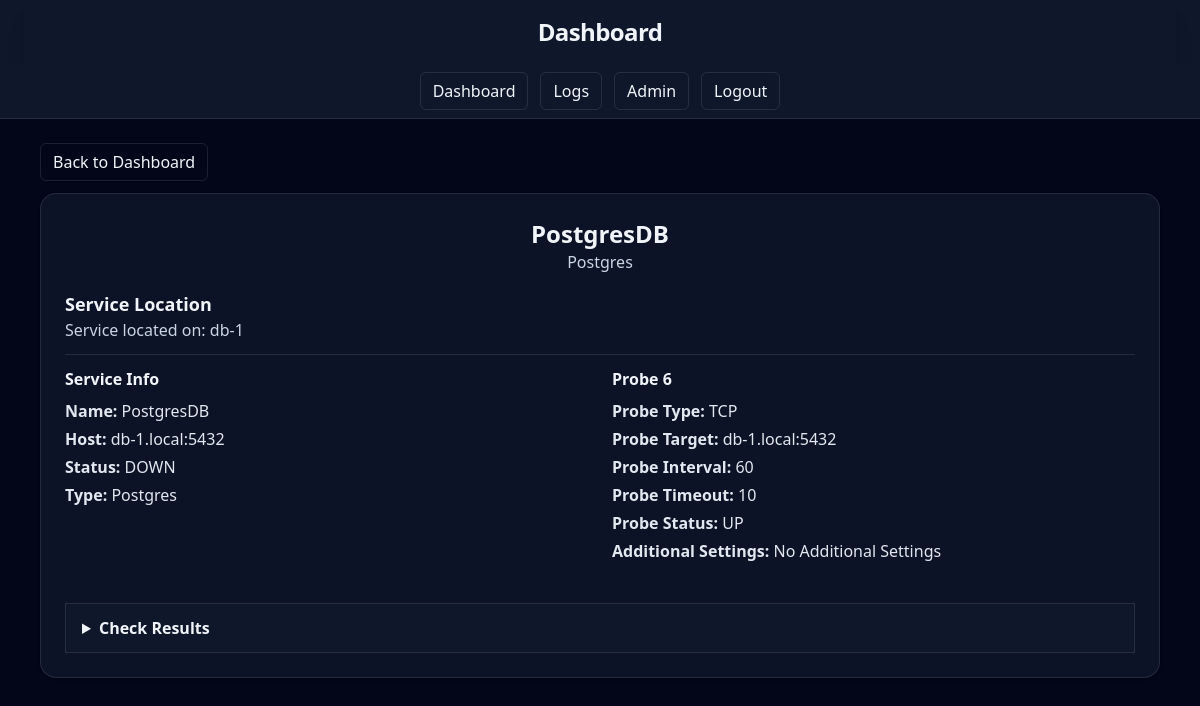
Page /dashboard/6 on the committed database.
### monitoring/models.py (models this page shows, shortened)
class Service(models.Model):
    STATUS_CHOICES = (
        ("UP", 'Up'),
        ("DOWN", 'Down'),
        ("UNKNOWN", 'Unknown'),
    )
    server = models.ForeignKey(Server, on_delete=models.PROTECT, related_name='services')
    type = models.ForeignKey(ServiceType, on_delete=models.PROTECT, related_name='services')
    name = models.CharField(max_length=128)
    hostname = models.CharField(max_length=255)
    port = models.PositiveIntegerField()
    status = models.CharField(max_length=16,choices=STATUS_CHOICES, default="UNKNOWN", blank=True)
    config = models.JSONField(default=dict, blank=True)
    created_at = models.DateTimeField(auto_now_add=True)

class ServiceType(models.Model):
    name = models.CharField(max_length=255,unique=True)
    description = models.TextField(blank=True)
    def __str__(self):
        return self.name

class Server(models.Model):
    hostname = models.CharField(max_length=255, unique=True)
    ip_address = models.GenericIPAddressField()
    location = models.CharField(max_length=255,blank=True)
    os = models.CharField(max_length=128,blank=True)
    created_at = models.DateTimeField(auto_now_add=True)

class Probe(models.Model):
    service = models.ForeignKey(Service, on_delete=models.CASCADE, related_name='probes')
    probe_type = models.CharField(max_length=16)  # Some types can be ping, TCP, HTTP, etc
    target = models.CharField(max_length=512)     # Depends on the type of probe. For HTTP, it can be the URL, host:port for others
    interval_seconds = models.PositiveIntegerField(default=30)      # Time between "Heartbeats"
    timeout_seconds = models.PositiveIntegerField(default=5)        # Time before assuming some sort of connection error
    enabled = models.BooleanField(default=True)
    settings = models.JSONField(default=dict, blank=True)
    created_at = models.DateTimeField(auto_now_add=True)

### monitoring/views.py (the view)
# urls.py: path('dashboard/<int:primary_key>',ServiceDetailView.as_view(),name='service-detail')
class ServiceDetailView(View):
    def get(self, request, primary_key):
        service = get_object_or_404(Service, pk=primary_key)
        service_type = service.type
        server = service.server
        probe = service.probes.all()
        check_results = []
        for result in probe:
            check_results.append(result.results.all())
        return render(
            request,
            'monitoring_view/server_details.html',
            {
                'service': service,
                'service_type': service_type,
                'server': server,
                'probe': probe,
                'check_results': (
                    CheckResult.objects.filter(probe__service=service).select_related('probe').order_by('-timestamp')
                )
            }
        )

### templates/monitoring_view/server_details.html (shortened to what this page needs)
{% extends "base.html" %}
{% block main_content %}
    <a href="{% url 'dashboard' %}"
       class="inline-flex items-center rounded-md border border-white/10 px-3 py-1.5 hover:bg-slate-800">Back to
        Dashboard</a>
    <article class="mt-3 rounded-2xl border border-white/10 bg-slate-900/80 p-6 shadow">
        <header class="mb-4 text-center">
            <h2 class="m-0 text-2xl font-semibold">{{ service.name }}</h2>
            <h3 class="m-0 text-slate-300">{{ service_type.name }}</h3>
        </header>
        <section>
            <h3 class="mb-0 text-lg font-semibold">Service Location</h3>
            <h4 class="mt-0 text-slate-300">Service located on: {{ server.hostname }}</h4>
            <hr class="my-3 border-white/10">
            <div class="grid gap-6 md:grid-cols-2">
                <div>
                    <h3 class="mb-2 font-semibold">Service Info</h3>
                    <ul class="space-y-1 text-slate-200">
                        <li><strong>Name:</strong> {{ service.name }}</li>
                        <li><strong>Host:</strong> {{ service.hostname }}:{{ service.port }}</li>
                        <li><strong>Status:</strong> {{ service.status }}</li>
                        <li><strong>Type:</strong> {{ service.type }}</li>
                    </ul>
                </div>
                <div class="md:col-span-1">
                    {% for single in probe %}
                        <h4 class="mb-2 font-semibold">Probe {{ single.id }}</h4>
                        <ul class="mb-4 space-y-1 text-slate-200">
                            <li><strong>Probe Type:</strong> {{ single.probe_type }}</li>
                            <li><strong>Probe Target:</strong> {{ single.target }}</li>
                            <li><strong>Probe Interval:</strong> {{ single.interval_seconds }}</li>
                            <li><strong>Probe Timeout:</strong> {{ single.timeout_seconds }}</li>
                            <li><strong>Probe Status:</strong> {% if single.enabled %}UP{% else %}DOWN{% endif %}</li>
                            <li><strong>Additional Settings:</strong> {% if single.settings %}
                                {{ single.settings }} {% else %} No Additional Settings {% endif %}</li>
                        </ul>
                        </div>
                        <details class="col-span-2 border border-white/10 bg-slate-900 px-4 py-3">
                            <summary class="cursor-pointer font-semibold">Check Results</summary>
                        </details>
                    {% empty %}
                        <p><strong>No Probes</strong></p>
                    {% endfor %}
            </div>
        </section>
    </article>
{% endblock %}

### templates/base.html (shortened to what this page needs)
{% load static tailwind_tags %}
<!DOCTYPE html>
<html lang="en">
<head>
    {% tailwind_css %}
</head>
<body class="min-h-screen bg-slate-950 text-slate-100">
{% block header %}
    <header class="w-full bg-slate-900 shadow">
        <div class="mx-auto max-w-6xl px-4 py-4 text-center shadow-xl">
            <h1 class="text-2xl font-semibold tracking-tight">Dashboard</h1>
        </div>
    </header>
{% endblock %}
{% block navbar %}
    <nav class="bg-slate-900 border-b border-white/10">
        <div class="mx-auto max-w-6xl px-4">
            <ul class="flex items-center justify-center gap-3 py-2">
                <li><a class="inline-flex items-center rounded-md border border-white/10 px-3 py-1.5 hover:bg-slate-800"
                       href="{% url 'dashboard' %}">Dashboard</a></li>
                <li><a class="inline-flex items-center rounded-md border border-white/10 px-3 py-1.5 hover:bg-slate-800"
                       href="{% url 'logs' %}">Logs</a></li>
                <li><a class="inline-flex items-center rounded-md border border-white/10 px-3 py-1.5 hover:bg-slate-800"
                       href="{% url 'admin' %}">Admin</a></li>
                <li><a class="inline-flex items-center rounded-md border border-white/10 px-3 py-1.5 hover:bg-slate-800"
                       href="/login/">Logout</a></li>
            </ul>
        </div>
    </nav>
{% endblock %}
<main class="mx-auto max-w-6xl px-4 py-6">
    {% block main_content %}{% endblock %}
</main>
</body>
</html>

### rows in the picture
Service: name "PostgresDB", hostname "db-1.local", port "5432", status "DOWN", type "Postgres"
ServiceType: name "Postgres"
Server: hostname "db-1"
Probe: id "6", probe_type "TCP", target "db-1.local:5432", interval_seconds "60", timeout_seconds "10", enabled "UP", settings "No Additional Settings"
